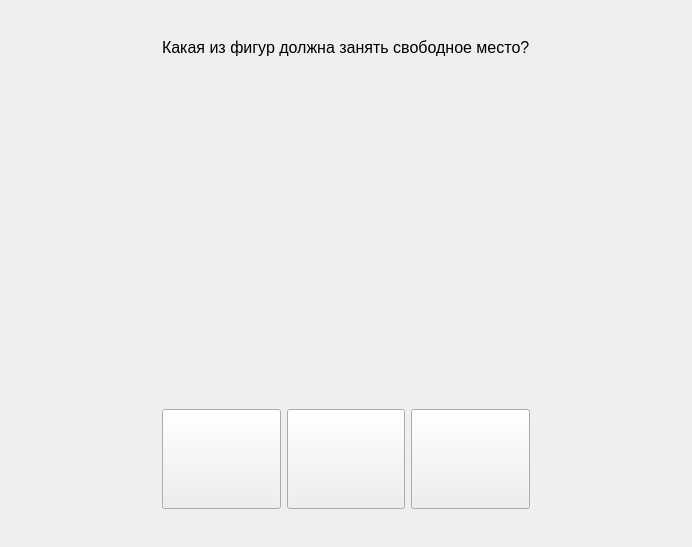
      <widget class="QWidget" name="page_9">
       <layout class="QGridLayout" name="gridLayout_19">
        <item row="0" column="0">
         <widget class="QWidget" name="widget_9" native="true">
          <layout class="QGridLayout" name="gridLayout_20">
           <item row="0" column="2">
            <spacer name="verticalSpacer_26">
             <property name="orientation">
              <enum>Qt::Vertical</enum>
             </property>
             <property name="sizeHint" stdset="0">
              <size>
               <width>20</width>
               <height>18</height>
              </size>
             </property>
            </spacer>
           </item>
           <item row="3" column="0">
            <spacer name="horizontalSpacer_19">
             <property name="orientation">
              <enum>Qt::Horizontal</enum>
             </property>
             <property name="sizeHint" stdset="0">
              <size>
               <width>142</width>
               <height>20</height>
              </size>
             </property>
            </spacer>
           </item>
           <item row="3" column="1" rowspan="2" colspan="3">
            <widget class="QLabel" name="label_14">
             <property name="minimumSize">
              <size>
               <width>0</width>
               <height>300</height>
              </size>
             </property>
             <property name="styleSheet">
              <string notr="true">image: url(:/newPrefix/Vopros-81-e1506169432518.png);</string>
             </property>
             <property name="text">
              <string/>
             </property>
            </widget>
           </item>
           <item row="1" column="1" colspan="3">
            <widget class="QLabel" name="label_15">
             <property name="font">
              <font>
               <pointsize>12</pointsize>
              </font>
             </property>
             <property name="text">
              <string>Какая из фигур должна занять свободное место?</string>
             </property>
            </widget>
           </item>
           <item row="5" column="2">
            <widget class="QPushButton" name="pushButton_29">
             <property name="minimumSize">
              <size>
               <width>0</width>
               <height>100</height>
              </size>
             </property>
             <property name="styleSheet">
              <string notr="true">image: url(:/newPrefix3/Vopros-82-e1506169432518.jpg);</string>
             </property>
             <property name="text">
              <string/>
             </property>
            </widget>
           </item>
           <item row="4" column="4">
            <spacer name="horizontalSpacer_20">
             <property name="orientation">
              <enum>Qt::Horizontal</enum>
             </property>
             <property name="sizeHint" stdset="0">
              <size>
               <width>142</width>
               <height>20</height>
              </size>
             </property>
            </spacer>
           </item>
           <item row="5" column="3">
            <widget class="QPushButton" name="pushButton_30">
             <property name="minimumSize">
              <size>
               <width>0</width>
               <height>100</height>
              </size>
             </property>
             <property name="styleSheet">
              <string notr="true">image: url(:/newPrefix4/Vopros-83-e1506169432518.jpg);</string>
             </property>
             <property name="text">
              <string/>
             </property>
            </widget>
           </item>
           <item row="6" column="2">
            <spacer name="verticalSpacer_6">
             <property name="orientation">
              <enum>Qt::Vertical</enum>
             </property>
             <property name="sizeHint" stdset="0">
              <size>
               <width>20</width>
               <height>18</height>
              </size>
             </property>
            </spacer>
           </item>
           <item row="5" column="1">
            <widget class="QPushButton" name="pushButton_28">
             <property name="minimumSize">
              <size>
               <width>2</width>
               <height>100</height>
              </size>
             </property>
             <property name="styleSheet">
              <string notr="true">image: url(:/newPrefix2/Vopros-81-e1506169432518.jpg);</string>
             </property>
             <property name="text">
              <string/>
             </property>
            </widget>
           </item>
           <item row="2" column="1">
            <spacer name="verticalSpacer_27">
             <property name="orientation">
              <enum>Qt::Vertical</enum>
             </property>
             <property name="sizeType">
              <enum>QSizePolicy::Ignored</enum>
             </property>
             <property name="sizeHint" stdset="0">
              <size>
               <width>20</width>
               <height>40</height>
              </size>
             </property>
            </spacer>
           </item>
          </layout>
         </widget>
        </item>
       </layout>
      </widget>
